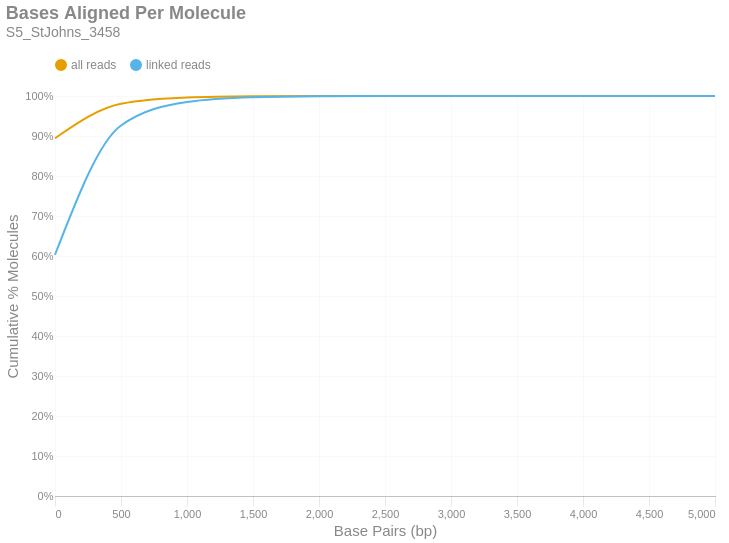

Write notebook code for a chart like this one.
### Markdown cell above
### Bases Aligned Per Molecule
This is a cumulative frequency distribution showing the number of base pairs aligned per unique molecule. These data are shown in 500 bp bins. There are two distributions: one with `all reads` (yellow) and another with only `linked reads` (blue). The percent of molecules in the `linked reads` distribution is relative to the total number of linked molecules.

### Code cell
if SKIPLR:
    print_html(f"Skipped")
else:
    binned_df = consolidated_hist(valids['aligned_bp'], mask, 500, True)
    with SafeRender(binned_df):
        (
            density_plot(binned_df, 'Bases Aligned Per Molecule', samplename, 'basesper')
            .encode(
                x=alt.X('bin:Q', title="Base Pairs (bp)").axis(tickMinStep=500).scale(padding=0),
                y=alt.Y('value:Q', title='Cumulative % Molecules')
                    .axis(format='%')
                    .scale(domain = [0,1])
                    .stack(False),
                color=alt.Color("key:N").scale(domain = ["all reads", "linked reads"]),
                tooltip = [
                    alt.Tooltip("key:N", title = "Data Type"),
                    alt.Tooltip("range_label:N", title="Bases Aligned Per Molecule"),
                    alt.Tooltip("value:Q", format = ".2%", title="% Molecules (Cum.)")
                ]
            )
        ).display()

### Figure 1 — Vega-Lite specification as saved in the notebook (floating-point values rounded to 4 significant figures)
{"width": "container", "height": 400, "config": {"title": {"anchor": "start", "dy": -15, "fontSize": 18, "color": "#888888", "subtitleColor": "#888888", "subtitleFontSize": 14}, "arc": {"fill": "#0072B2"}, "axis": {"domainColor": "#888888", "domainWidth": 0.5, "gridWidth": 0.2, "grid": false, "titleFontWeight": 400, "titleFontSize": 15, "labelFontSize": 11, "labelColor": "#888888", "tickColor": "#888888", "tickWidth": 0.2, "titleColor": "#888888"}, "axisBand": {"grid": false}, "axisX": {"grid": true, "tickSize": 10, "domainCap": "round"}, "axisY": {"domain": false, "grid": true, "tickSize": 0, "domainCap": "round"}, "background": "transparent", "header": {"labelFontSize": 15, "labelColor": "#888888", "titleFontSize": 15, "titleFontWeight": 600, "titleColor": "#888888"}, "legend": {"labelFont": "sans-serif", "labelFontSize": 12, "labelColor": "#888888", "symbolSize": 100, "symbolType": "circle", "titleFontSize": 12, "titlePadding": 10, "titleColor": "#888888", "title": null, "orient": "top"}, "range": {"category": ["#E69F00", "#56B4E9", "#009E73", "#F0E442", "#0072B2", "#D55E00", "#CC79A7", "#000000"], "diverging": ["#cfe8f3", "#a2d4ec", "#73bfe2", "#46abdb", "#1696d2", "#12719e"]}, "area": {"fill": "#0072B2", "fillOpacity": 0.7, "line": true, "strokeOpacity": 0.7}, "line": {"color": "#0072B2", "stroke": "#0072B2", "strokeWidth": 2}, "trail": {"color": "#0072B2", "stroke": "#0072B2", "strokeWidth": 0, "size": 1}, "point": {"filled": true, "fillOpacity": 1.0, "size": 95}, "text": {"color": "#888888", "fontSize": 11, "align": "right", "fontWeight": 400, "size": 11}, "bar": {"fill": "#0072B2", "stroke": null}, "view": {"stroke": null, "continuousWidth": 660, "continuousHeight": 400}}, "data": {"name": "data-cbf2b8f433a23fc2915e60ff114c1a07"}, "mark": {"type": "line", "interpolate": "monotone", "point": {"opacity": 0, "size": 275}}, "encoding": {"color": {"field": "key", "scale": {"domain": ["all reads", "linked reads"]}, "type": "nominal"}, "tooltip": [{"field": "key", "title": "Data Type", "type": "nominal"}, {"field": "range_label", "title": "Bases Aligned Per Molecule", "type": "nominal"}, {"field": "value", "format": ".2%", "title": "% Molecules (Cum.)", "type": "quantitative"}], "x": {"axis": {"tickMinStep": 500}, "field": "bin", "scale": {"padding": 0}, "title": "Base Pairs (bp)", "type": "quantitative"}, "y": {"axis": {"format": "%"}, "field": "value", "scale": {"domain": [0, 1]}, "stack": false, "title": "Cumulative % Molecules", "type": "quantitative"}}, "params": [{"name": "param_c36ac31b6afebe62", "select": {"type": "point", "fields": ["key"]}, "bind": "legend"}], "title": {"text": "Bases Aligned Per Molecule", "subtitle": "S5_StJohns_3458"}, "transform": [{"fold": ["all reads (cumsum)", "linked reads (cumsum)"]}, {"calculate": "replace(datum.key, ' (cumsum)', '')", "as": "key"}, {"filter": {"param": "param_c36ac31b6afebe62"}}], "usermeta": {"embedOptions": {"downloadFileName": "S5_StJohns_3458.basesper"}}, "$schema": "https://vega.github.io/schema/vega-lite/v6.1.0.json", "datasets": {"data-cbf2b8f433a23fc2915e60ff114c1a07": [{"bin": "0.0", "interval": "0.0-500.0", "all reads": 0.8944, "linked reads": 0.6031, "all reads (cumsum)": 0.8944, "linked reads (cumsum)": 0.6031, "range_label": "0-499"}, {"bin": "500.0", "interval": "500.0-1000.0", "all reads": 0.08608, "linked reads": 0.323, "all reads (cumsum)": 0.9804, "linked reads (cumsum)": 0.9261, "range_label": "500-999"}, {"bin": "1000.0", "interval": "1000.0-1500.0", "all reads": 0.01559, "linked reads": 0.05887, "all reads (cumsum)": 0.996, "linked reads (cumsum)": 0.985, "range_label": "1000-1499"}, {"bin": "1500.0", "interval": "1500.0-2000.0", "all reads": 0.00313, "linked reads": 0.01182, "all reads (cumsum)": 0.9992, "linked reads (cumsum)": 0.9968, "range_label": "1500-1999"}, {"bin": "2000.0", "interval": "2000.0-2500.0", "all reads": 0.0006526, "linked reads": 0.002465, "all reads (cumsum)": 0.9998, "linked reads (cumsum)": 0.9993, "range_label": "2000-2499"}, {"bin": "2500.0", "interval": "2500.0-3000.0", "all reads": 0.0001364, "linked reads": 0.0005152, "all reads (cumsum)": 1.0, "linked reads (cumsum)": 0.9998, "range_label": "2500-2999"}, {"bin": "3000.0", "interval": "3000.0-3500.0", "all reads": 3.432e-05, "linked reads": 0.0001296, "all reads (cumsum)": 1.0, "linked reads (cumsum)": 1.0, "range_label": "3000-3499"}, {"bin": "3500.0", "interval": "3500.0-4000.0", "all reads": 8.179e-06, "linked reads": 3.089e-05, "all reads (cumsum)": 1.0, "linked reads (cumsum)": 1.0, "range_label": "3500-3999"}, {"bin": "4000.0", "interval": "4000.0-4500.0", "all reads": 3.067e-06, "linked reads": 1.158e-05, "all reads (cumsum)": 1.0, "linked reads (cumsum)": 1.0, "range_label": "4000-4499"}, {"bin": "4500.0", "interval": "4500.0-5000.0", "all reads": 1.461e-06, "linked reads": 5.516e-06, "all reads (cumsum)": 1.0, "linked reads (cumsum)": 1.0, "range_label": "4500-4999"}, {"bin": "5000.0", "interval": "5000.0-5500.0", "all reads": 2.921e-07, "linked reads": 1.103e-06, "all reads (cumsum)": 1.0, "linked reads (cumsum)": 1.0, "range_label": "5000-5499"}]}}
